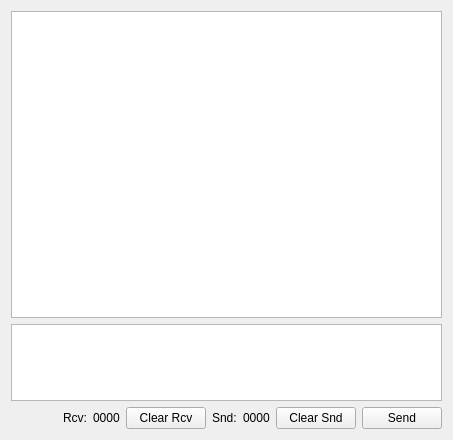
      <widget class="QWidget" name="tab_log">
       <attribute name="title">
        <string>Log</string>
       </attribute>
       <layout class="QGridLayout" name="gridLayout_7" rowstretch="8,2,0">
        <item row="2" column="5">
         <widget class="QLabel" name="label_35">
          <property name="text">
           <string>Snd:</string>
          </property>
         </widget>
        </item>
        <item row="2" column="0">
         <spacer name="horizontalSpacer">
          <property name="orientation">
           <enum>Qt::Horizontal</enum>
          </property>
          <property name="sizeHint" stdset="0">
           <size>
            <width>40</width>
            <height>20</height>
           </size>
          </property>
         </spacer>
        </item>
        <item row="2" column="7">
         <widget class="QPushButton" name="btn_clear_snd">
          <property name="text">
           <string>Clear Snd</string>
          </property>
         </widget>
        </item>
        <item row="2" column="8">
         <widget class="QPushButton" name="btn_log_sed">
          <property name="text">
           <string>Send</string>
          </property>
         </widget>
        </item>
        <item row="1" column="0" colspan="9">
         <widget class="QTextEdit" name="tab_log_snd"/>
        </item>
        <item row="0" column="0" colspan="9">
         <widget class="QPlainTextEdit" name="tab_log_rcv">
          <property name="readOnly">
           <bool>true</bool>
          </property>
         </widget>
        </item>
        <item row="2" column="2">
         <widget class="QLabel" name="label_33">
          <property name="text">
           <string>Rcv:</string>
          </property>
         </widget>
        </item>
        <item row="2" column="6">
         <widget class="QLabel" name="label_snd_num">
          <property name="text">
           <string>0000</string>
          </property>
         </widget>
        </item>
        <item row="2" column="4">
         <widget class="QPushButton" name="btn_clear_rcv">
          <property name="text">
           <string>Clear Rcv</string>
          </property>
         </widget>
        </item>
        <item row="2" column="3">
         <widget class="QLabel" name="label_rev_num">
          <property name="text">
           <string>0000</string>
          </property>
         </widget>
        </item>
       </layout>
      </widget>
